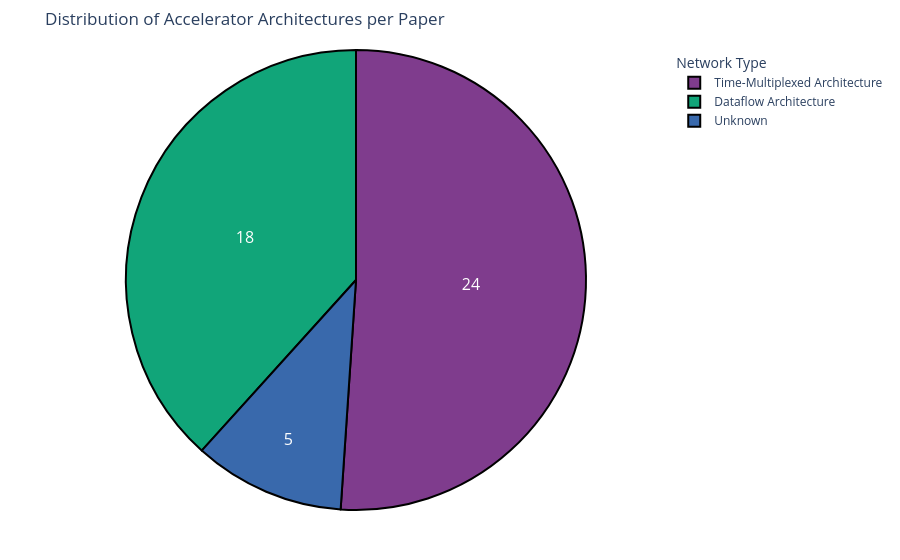

The cell this chart's notebook holds for it:
### Code cell
# Replace None values with "Unknown" for better visualization
tmp_df = research_df['Accelerator Architecture'].fillna("Unknown")
pie_chart(tmp_df, 'Accelerator Architecture', 'Distribution of Accelerator Architectures per Paper')

### Figure 1 — Plotly figure (JSON) as saved in the notebook; plotly's stock layout.template omitted (floating-point values rounded to 4 significant figures)
{"data": [{"domain": {"x": [0, 1], "y": [0, 1]}, "hole": 0, "hovertemplate": "Accelerator Architecture=%{label}<extra></extra>", "labels": ["Unknown", "Dataflow Architecture", "Dataflow Architecture", "Dataflow Architecture", "Dataflow Architecture", "Dataflow Architecture", "Dataflow Architecture", "Dataflow Architecture", "Time-Multiplexed Architecture", "Dataflow Architecture", "Time-Multiplexed Architecture", "Time-Multiplexed Architecture", "Dataflow Architecture", "Dataflow Architecture", "Dataflow Architecture", "Unknown", "Time-Multiplexed Architecture", "Time-Multiplexed Architecture", "Time-Multiplexed Architecture", "Time-Multiplexed Architecture", "Time-Multiplexed Architecture", "Dataflow Architecture", "Dataflow Architecture", "Unknown", "Time-Multiplexed Architecture", "Dataflow Architecture", "Time-Multiplexed Architecture", "Dataflow Architecture", "Time-Multiplexed Architecture", "Time-Multiplexed Architecture", "Unknown", "Dataflow Architecture", "Time-Multiplexed Architecture", "Time-Multiplexed Architecture", "Unknown", "Time-Multiplexed Architecture", "Time-Multiplexed Architecture", "Time-Multiplexed Architecture", "Time-Multiplexed Architecture", "Time-Multiplexed Architecture", "Time-Multiplexed Architecture", "Time-Multiplexed Architecture", "Time-Multiplexed Architecture", "Dataflow Architecture", "Time-Multiplexed Architecture", "Time-Multiplexed Architecture", "Dataflow Architecture"], "legendgroup": "", "marker": {"line": {"color": "#000000", "width": 2}}, "name": "", "showlegend": true, "textfont": {"size": 16}, "textinfo": "value", "type": "pie"}], "layout": {"legend": {"title": {"text": "Network Type"}, "tracegroupgap": 0}, "margin": {"b": 50, "l": 50, "r": 50, "t": 50}, "piecolorway": ["rgb(127, 60, 141)", "rgb(17, 165, 121)", "rgb(57, 105, 172)", "rgb(242, 183, 1)", "rgb(231, 63, 116)", "rgb(128, 186, 90)", "rgb(230, 131, 16)", "rgb(0, 134, 149)", "rgb(207, 28, 144)", "rgb(249, 123, 114)", "rgb(165, 170, 153)"], "title": {"text": "Distribution of Accelerator Architectures per Paper"}}}
